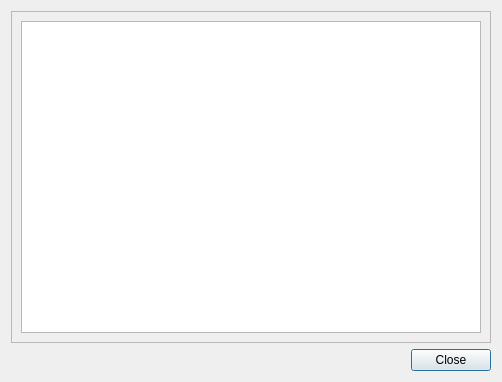
<?xml version="1.0" encoding="UTF-8"?>
<ui version="4.0">
 <class>LSErrorMessage</class>
 <widget class="QDialog" name="LSErrorMessage">
  <property name="geometry">
   <rect>
    <x>0</x>
    <y>0</y>
    <width>502</width>
    <height>382</height>
   </rect>
  </property>
  <property name="windowTitle">
   <string>Dialog</string>
  </property>
  <layout class="QGridLayout" name="gridLayout">
   <item row="0" column="0" colspan="2">
    <widget class="QScrollArea" name="scrollArea">
     <property name="widgetResizable">
      <bool>true</bool>
     </property>
     <widget class="QWidget" name="scrollAreaWidgetContents">
      <property name="geometry">
       <rect>
        <x>0</x>
        <y>0</y>
        <width>488</width>
        <height>340</height>
       </rect>
      </property>
      <layout class="QGridLayout" name="gridLayout_2">
       <item row="0" column="0" colspan="3">
        <widget class="QTextBrowser" name="ErrorMessage">
         <property name="minimumSize">
          <size>
           <width>425</width>
           <height>290</height>
          </size>
         </property>
        </widget>
       </item>
      </layout>
     </widget>
    </widget>
   </item>
   <item row="1" column="1">
    <widget class="QPushButton" name="Close">
     <property name="text">
      <string>Close</string>
     </property>
    </widget>
   </item>
   <item row="1" column="0">
    <spacer name="horizontalSpacer">
     <property name="orientation">
      <enum>Qt::Horizontal</enum>
     </property>
     <property name="sizeHint" stdset="0">
      <size>
       <width>40</width>
       <height>20</height>
      </size>
     </property>
    </spacer>
   </item>
  </layout>
 </widget>
 <resources/>
 <connections>
  <connection>
   <sender>Close</sender>
   <signal>clicked()</signal>
   <receiver>LSErrorMessage</receiver>
   <slot>close()</slot>
   <hints>
    <hint type="sourcelabel">
     <x>467</x>
     <y>365</y>
    </hint>
    <hint type="destinationlabel">
     <x>250</x>
     <y>190</y>
    </hint>
   </hints>
  </connection>
 </connections>
</ui>
